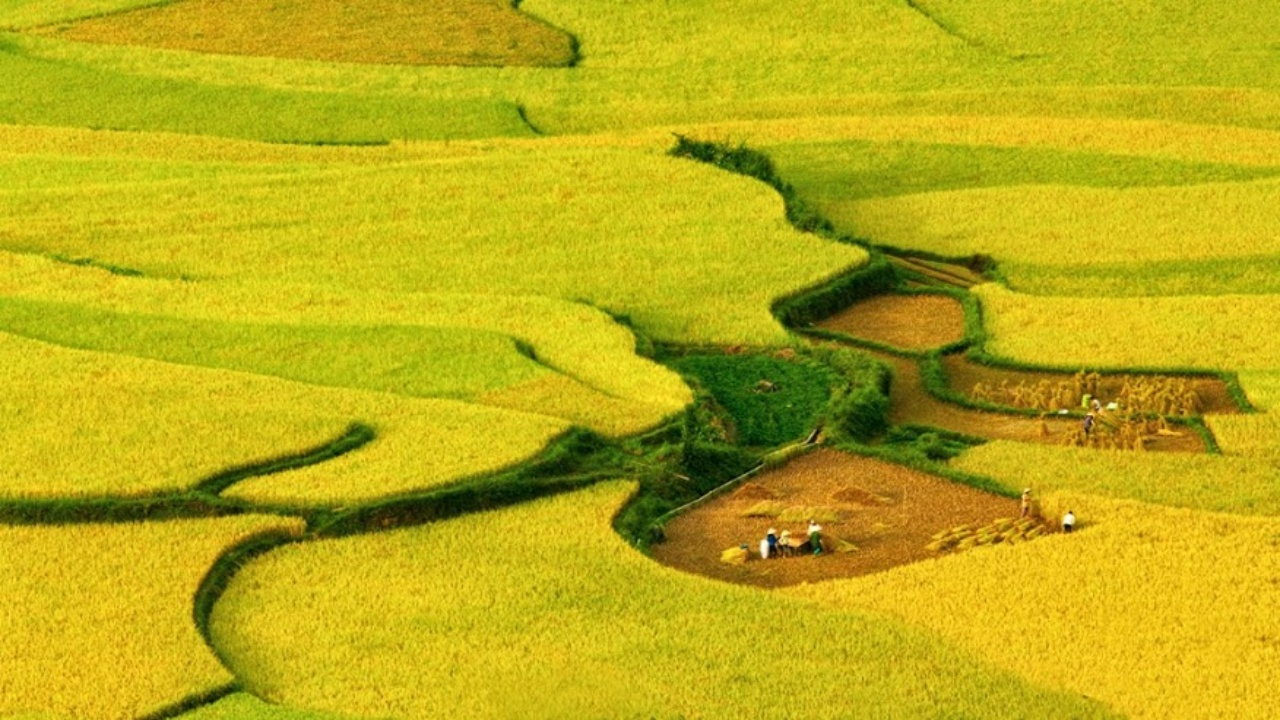
#> input picture dataset/x (1).jpg, 1280 x 720 px; its folder holds 4 pictures in this run
$ python resize.py   (older library calls are emulated)
#> lines starting #> are read from the running program, lines starting #| are printed output that depends on the picture; after the words box and inside, x2 and y2 are one past the last pixel; in counts of white or black regions, pixels touching at a corner belong together
import argparse
import glob
import cv2
import numpy as np
import csv


class ColorDescriptor:
    def __init__(self, bins):
        # store the number of bins for the 3D histogram
#> further down, image is the input picture: shape (720, 1280, 3); mean B, G, R 21.2, 172.9, 187.5
        self.bins = bins

    def describe(self, image):
        image = cv2.cvtColor(image, cv2.COLOR_RGB2HSV)
#> image: shape (720, 1280, 3); mean H, S, V 91.8, 227.2, 190.4
        features = []

        (h, w) = image.shape[:2]
#> h = 720; w = 1280
        (cX, cY) = (int(w * 0.5), int(h * 0.5))
#> cX = 640; cY = 360

        segments = [(0, cX, 0, cY), (cX, w, 0, cY),
                    (cX, w, cY, h), (0, cX, cY, h)]

        (axesX, axesY) = (int((w * 0.75) / 2), int((h * 0.75) / 2))
#> axesX = 480; axesY = 270
        ellipMask = np.zeros(image.shape[:2], dtype="uint8")
        cv2.ellipse(ellipMask, (cX, cY), (axesX, axesY), 0, 0, 360, 255, -1)
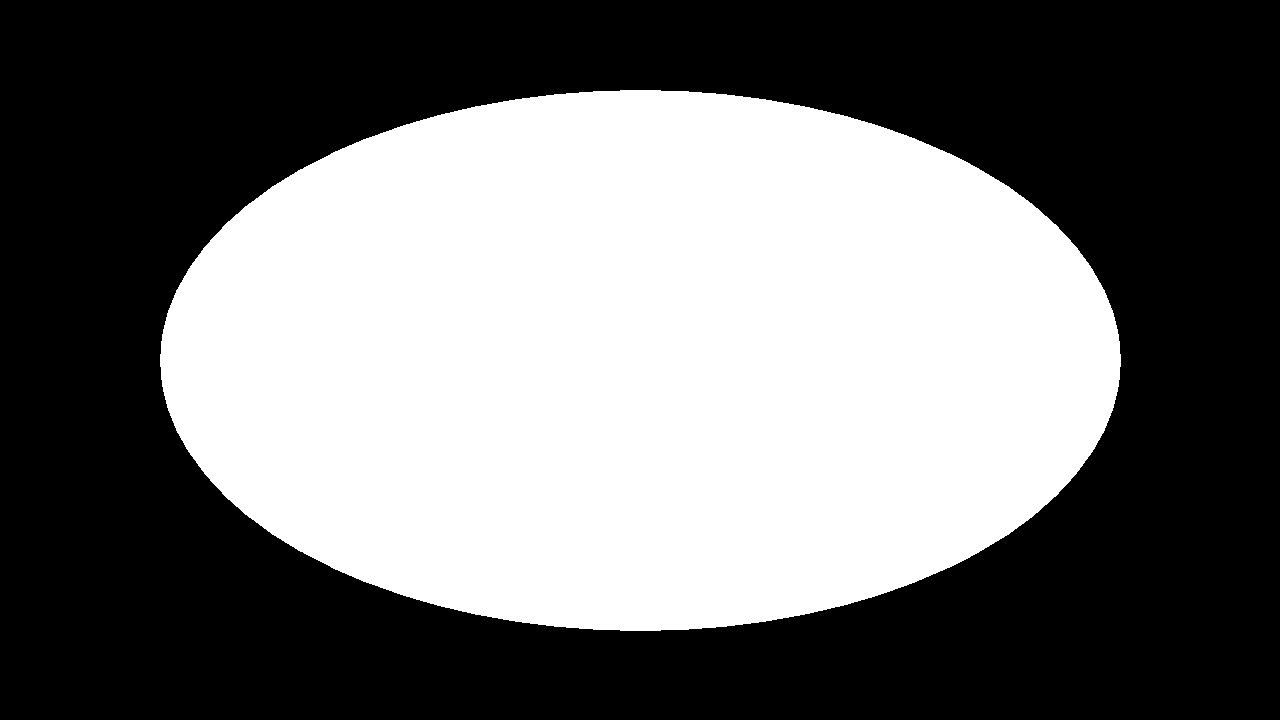
#> ellipMask: shape (720, 1280); 44.2% white; 1 white region, box (x1, y1, x2, y2) and area: (160, 90, 1121, 631) 407769

        for (startX, endX, startY, endY) in segments:
            cornerMask = np.zeros(image.shape[:2], dtype="uint8")
            cv2.rectangle(cornerMask, (startX, startY), (endX, endY), 255, -1)
            cornerMask = cv2.subtract(cornerMask, ellipMask)

            hist = self.histogram(image, cornerMask)
            features.extend(hist)
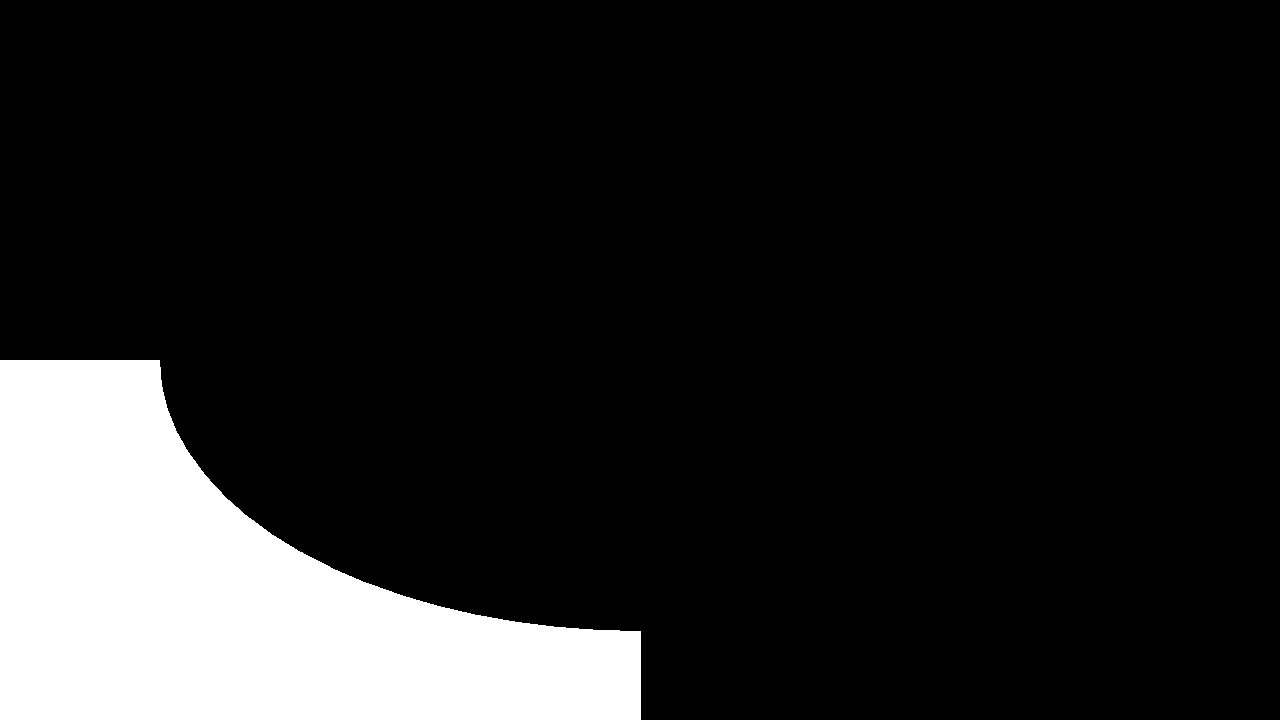
#> cornerMask: shape (720, 1280); 13.9% white; 1 white region, box (x1, y1, x2, y2) and area: (0, 360, 641, 720) 128439
#> after the loop, features = 1152 values, max 0.946 at index 464, min 0 at index 0, mean 0.00576

        hist = self.histogram(image, ellipMask)
#> hist = 288 values, max 0.92 at index 176, min 0 at index 1, mean 0.00754
        features.extend(hist)

        return features

    def histogram(self, image, mask):
        hist = cv2.calcHist([image], [0, 1, 2], mask, self.bins,
                            [0, 180, 0, 256, 0, 256])

        cv2.normalize(hist,hist)
        hist = hist.flatten()

        return hist

path_to_csv = 'data.csv'
path_to_dataset = 'dataset';
cd = ColorDescriptor((8, 12, 3))
# open the output index file for writing
output = open(path_to_csv, "w")
for imagePath in glob.glob(path_to_dataset + "/*.jpg"):
    imageID = imagePath[imagePath.rfind("/") + 1:]
    image = cv2.imread(imagePath)
    features = cd.describe(image)
#> features = 1440 values, max 0.946 at index 464, min 0 at index 0, mean 0.00612
    # write the features to file
    features = [str(f) for f in features]
#> features = 1440 items, first 6: '0.0', '0.0', '0.0', '0.0', '0.0', '0.0'
    output.write("%s,%s\n" % (imageID, ",".join(features)))
#> pass 2 of the loop `for imagePath in glob.glob(path_to_dataset + "/*.jpg"):`:
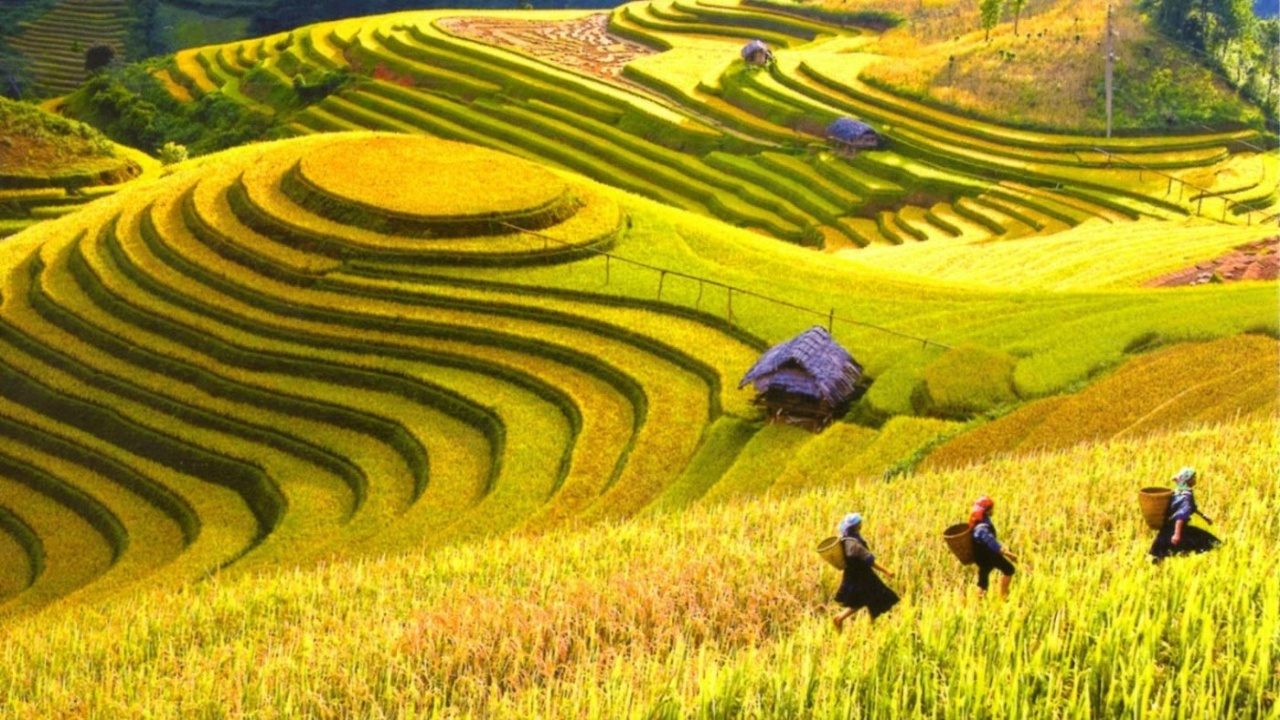
#> input picture dataset/x (10).jpg, 1280 x 720 px
#> image is the input picture: shape (720, 1280, 3); mean B, G, R 28, 151.8, 171
#> image: shape (720, 1280, 3); mean H, S, V 93.2, 213.2, 172.3
#> the loop in describe (call 2), `for (startX, endX, startY, endY) in segments:` made 4 passes
#> pass 1, in describe (call 2), `cornerMask = cv2.subtract(cornerMask, ellipMask)`:
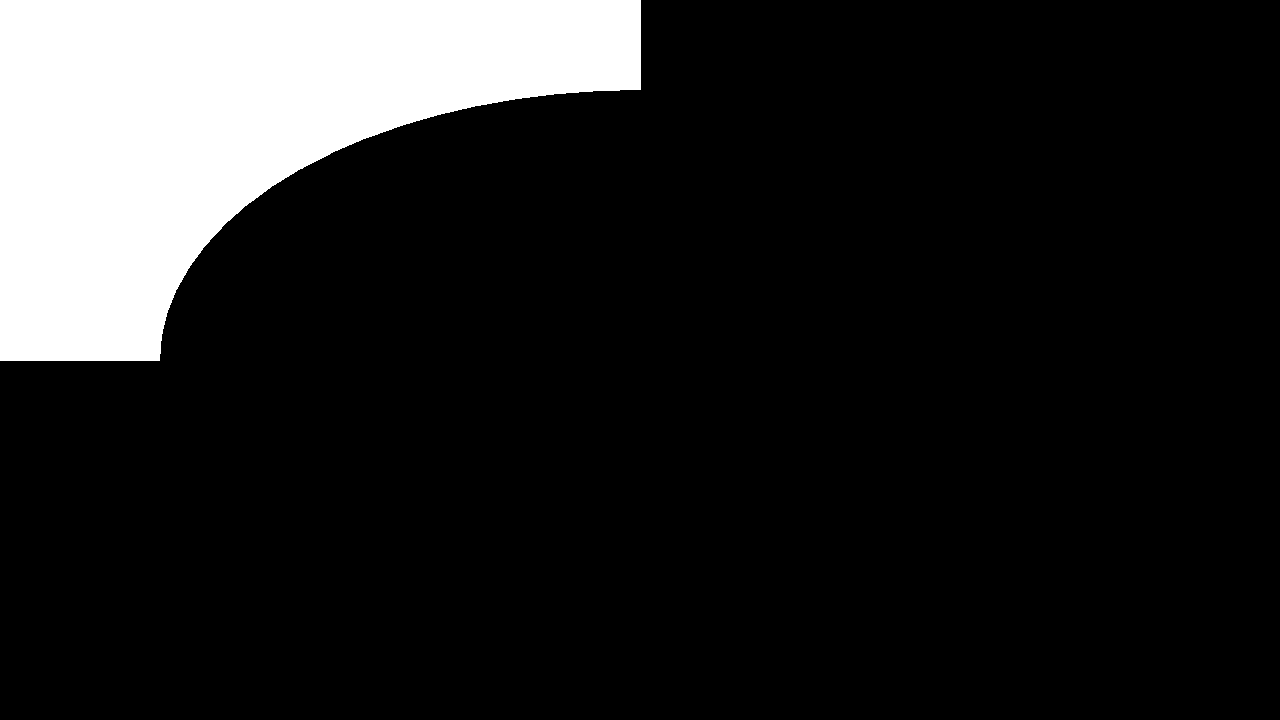
#> cornerMask: shape (720, 1280); 14% white; 1 white region, box (x1, y1, x2, y2) and area: (0, 0, 641, 361) 129081
#> pass 3, in describe (call 2), `cornerMask = cv2.subtract(cornerMask, ellipMask)`:
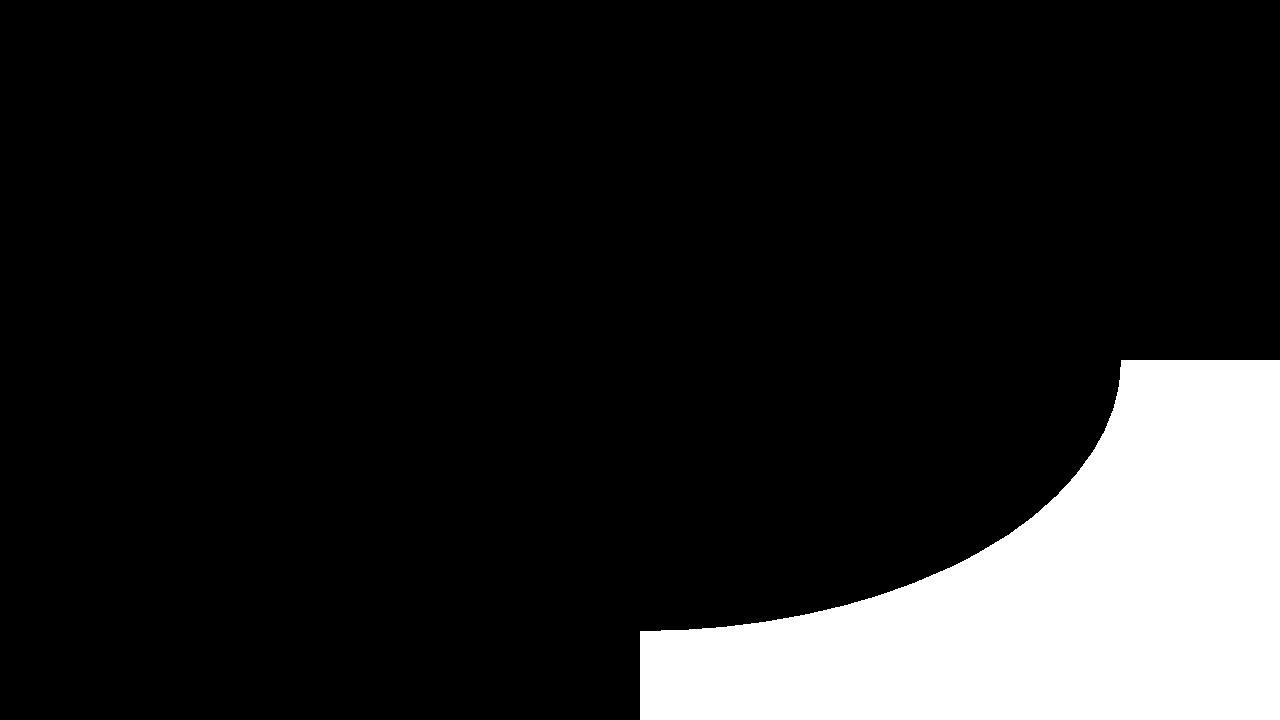
#> cornerMask: shape (720, 1280); 13.9% white; 1 white region, box (x1, y1, x2, y2) and area: (640, 360, 1280, 720) 128084
#> after the loop in describe (call 2), `for (startX, endX, startY, endY) in segments:`: features = 1152 values, max 0.661 at index 178, min 0 at index 1, mean 0.0115
#> in describe (call 2), `hist = self.histogram(image, ellipMask)`: hist = 288 values, max 0.805 at index 179, min 0 at index 18, mean 0.00912
#> `features = cd.describe(image)`: features = 1440 values, max 0.805 at index 1331, min 0 at index 1, mean 0.011
#> `features = [str(f) for f in features]`: features = 1440 items, first 6: '0.00055068603', '0.0', '0.0', '0.0018662139', '0.0', '0.0'
# close the index file
output.close()


class Searcher:
    def __init__(self, indexPath):
  	    # store our index path
  	    self.indexPath = indexPath

    def search(self, queryFeatures, limit = 10):
        # initialize our dictionary of results
        results = {}
            # open the index file for reading
        with open(self.indexPath) as f:
            # initialize the CSV reader
            reader = csv.reader(f)
            # loop over the rows in the index
            for row in reader:
                features = [float(x) for x in row[1:]]
                d = self.chi2_distance(features, queryFeatures)
                results[row[0]] = d
            # close the reader
            f.close()

        results = sorted([(v, k) for (k, v) in results.items()])
        # return our (limited) results
        return results[:limit]

    def chi2_distance(self, histA, histB, eps = 1e-10):
        # compute the chi-squared distance
        d = 0.5 * np.sum([((a - b) ** 2) / (a + b + eps)
            for (a, b) in zip(histA, histB)])
        # return the chi-squared distance
        return d

cd = ColorDescriptor((8, 12, 3))
inputImg = 'dataset/test.jpg'
query = cv2.imread(inputImg)
#> (the run stopped early here; a loop or call above may not have finished)
